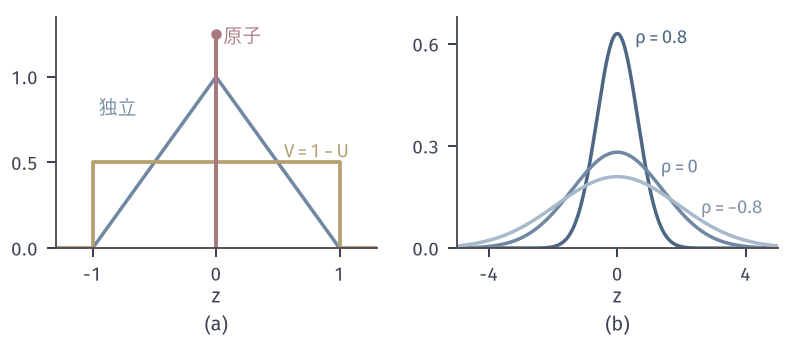

Recreate this plot in Python.
from pathlib import Path
import sys
HERE = Path(__file__).resolve().parent
sys.path.insert(0, str(HERE.parent/"rvt-common"))
from rvt_fig import *
# (a) U,V ~ Unif(0,1): U-V under independence, V=1-U, V=U. (b) jointly Gaussian, rho = 0.8, 0, -0.8: X-Y ~ N(0, 2-2rho).
fig, axes = figure(width_mm=112, height_mm=48, ncols=2)
panel(fig, left=.07, right=.98, bottom=.27, top=.95, wspace=.25)
ax = axes[0]; z = np.linspace(-1.3, 1.3, 600)
ax.plot(z, np.clip(1-np.abs(z), 0, None), color=BLUE, lw=1.4)
ax.plot([-1.3, -1, -1, 1, 1, 1.3], [0, 0, .5, .5, 0, 0], color=YELLOW, lw=1.5)
ax.plot([0, 0], [0, 1.25], color=RED, lw=1.6); dot(ax, 0, 1.25, RED)
lab(ax, .06, 1.2, '原子', RED, ha='left'); lab(ax, .55, .53, '$V=1-U$', YELLOW, ha='left'); lab(ax, -.95, .78, '独立', BLUE, ha='left')
ax.set_xlim(-1.3, 1.3); ax.set_ylim(0, 1.35); ax.set_xticks([-1, 0, 1]); ax.set_yticks([0, .5, 1]); axlab(ax, '$z$')
ax = axes[1]; z = np.linspace(-5, 5, 600)
for rho, c in ((.8, '#4E6784'), (0, '#7188A3'), (-.8, '#A9B9CC')):
    v = 2-2*rho; ax.plot(z, phi(z, 0, np.sqrt(v)), color=c, lw=1.4)
lab(ax, .55, .6, '$\\rho=0.8$', '#4E6784', ha='left'); lab(ax, 1.35, .22, '$\\rho=0$', '#7188A3', ha='left'); lab(ax, 2.6, .1, '$\\rho=-0.8$', '#7F93AB', ha='left')
ax.set_xlim(-5, 5); ax.set_ylim(0, .68); ax.set_xticks([-4, 0, 4]); ax.set_yticks([0, .3, .6]); axlab(ax, '$z$')
tags(fig, axes)
save(fig, HERE, 'figure', {'variances uniform': [1/6, 1/3, 0], 'gauss': [.4, 2, 3.6]})
